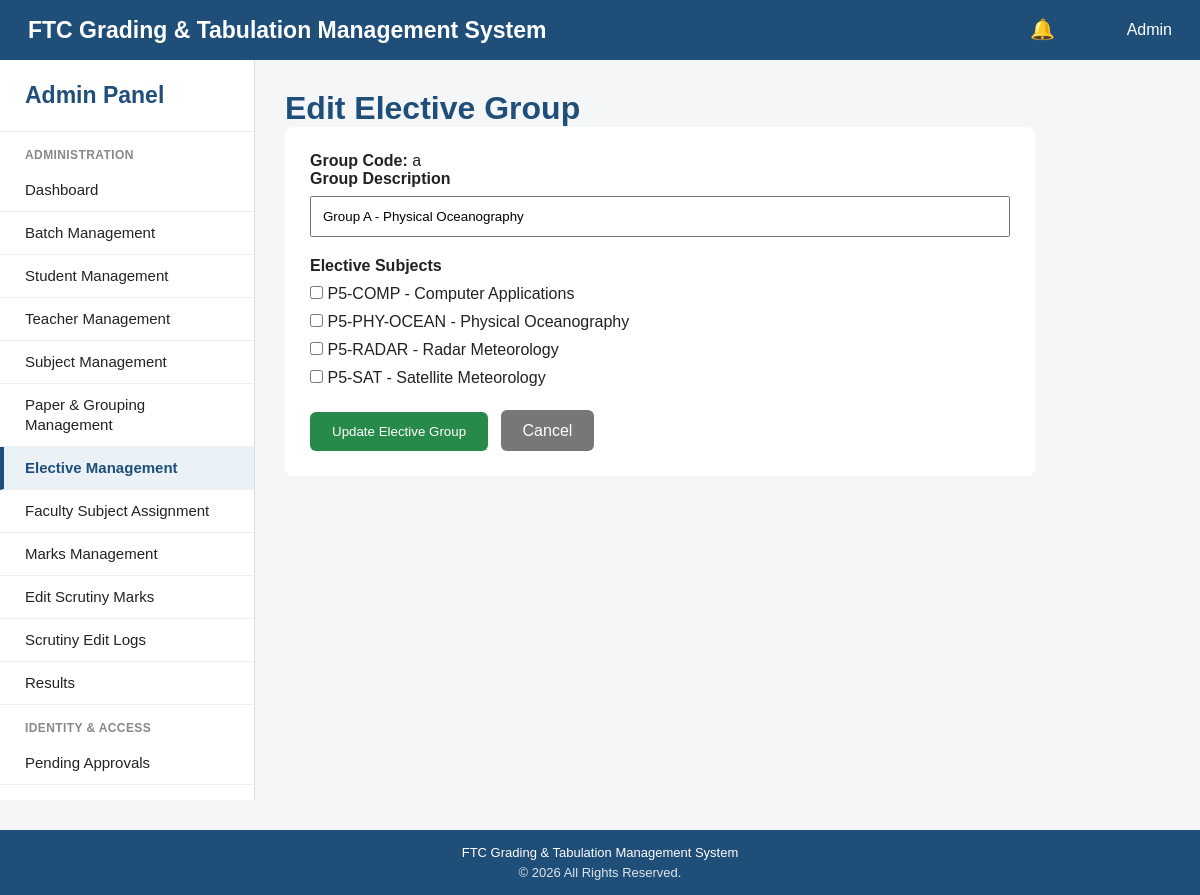
The page /admin/electives/edit.php?id=a on the database its author committed.
### tables this page shows
CREATE TABLE elective_groups (

    group_code CHAR(1) PRIMARY KEY,

    group_description VARCHAR(255) NOT NULL,

    created_at TIMESTAMP DEFAULT CURRENT_TIMESTAMP

);

CREATE TABLE subjects (

    subject_id INT AUTO_INCREMENT PRIMARY KEY,

    subject_code VARCHAR(15) NOT NULL UNIQUE,

    subject_name VARCHAR(150) NOT NULL,

    is_elective BOOLEAN DEFAULT FALSE,

    created_at TIMESTAMP DEFAULT CURRENT_TIMESTAMP

);

### admin/electives/edit.php (the view, shortened to what this page needs)
<?php
require_once "../../config/database.php";
$groupCode = $_GET["id"]
    ?? $_POST["group_code"]
    ?? "";
$stmt = $pdo->prepare("
    SELECT
        group_code,
        group_description
    FROM elective_groups
    WHERE group_code = :group_code
");
$stmt->execute([
    ":group_code" => $groupCode
]);
$group = $stmt->fetch(PDO::FETCH_ASSOC);
$stmt = $pdo->prepare("
    SELECT
        subject_id,
        subject_code,
        subject_name
    FROM subjects
    WHERE is_elective = 1
    ORDER BY subject_name
");
$stmt->execute();
$electiveSubjects = $stmt->fetchAll(PDO::FETCH_ASSOC);
$stmt = $pdo->prepare("
    SELECT subject_id
    FROM elective_subject_mapping
    WHERE group_code = :group_code
");
$stmt->execute([
    ":group_code" => $groupCode
]);
$currentSubjects = array_map(
    "intval",
    $stmt->fetchAll(PDO::FETCH_COLUMN)
);
require_once "../../includes/header.php";
?>
<div style="display:flex;flex-direction:column;min-height:100vh;">
    <?php require_once "../../includes/navbar.php"; ?>
    <div style="display:flex;flex:1;">
        <?php require_once "../../includes/sidebar.php"; ?>
        <main style="
            flex:1;
            padding:30px;
            background:#f4f6f8;
        ">
            <h1 style="color:#1f4e79;">
                Edit Elective Group
            </h1>
            <div style="
                background:white;
                padding:25px;
                border-radius:8px;
                max-width:750px;
            ">
                <form method="POST">
                    <p>
                        <strong>Group Code:</strong>
                        <?php
                        echo htmlspecialchars($groupCode);
                        ?>
                    </p>
                    <label style="font-weight:bold;">
                        Group Description
                    </label>
                    <input
                        type="text"
                        name="group_description"
                        value="<?php
                            echo htmlspecialchars(
                                $group["group_description"]
                            );
                        ?>"
                        required
                        style="
                            width:100%;
                            padding:11px;
                            margin:8px 0 20px;
                        "
                    >
                    <label style="
                        font-weight:bold;
                        display:block;
                        margin-bottom:10px;
                    ">
                        Elective Subjects
                    </label>
                    <?php foreach ($electiveSubjects as $subject): ?>
                        <label style="
                            display:block;
                            margin-bottom:10px;
                        ">
                            <input
                                type="checkbox"
                                name="subjects[]"
                                value="<?php
                                    echo $subject["subject_id"];
                                ?>"
                                <?php
                                echo in_array(
                                    (int)$subject["subject_id"],
                                    $currentSubjects,
                                    true
                                )
                                ? "checked"
                                : "";
                                ?>
                            >
                            <?php
                            echo htmlspecialchars(
                                $subject["subject_code"]
                            );
                            ?>
                            -
                            <?php
                            echo htmlspecialchars(
                                $subject["subject_name"]
                            );
                            ?>
                        </label>
                    <?php endforeach; ?>
                    <div style="margin-top:25px;">
                        <button
                            type="submit"
                            style="
                                background:#278a4b;
                                color:white;
                                border:0;
                                padding:12px 22px;
                                border-radius:6px;
                            "
                        >
                            Update Elective Group
                        </button>
                        <a
                            href="view.php?id=<?php echo urlencode($groupCode); ?>"
                            style="
                                background:#777;
                                color:white;
                                padding:12px 22px;
                                border-radius:6px;
                                text-decoration:none;
                                margin-left:8px;
                            "
                        >
                            Cancel
                        </a>
                    </div>
                </form>
            </div>
        </main>
    </div>
    <?php require_once "../../includes/footer.php"; ?>

### includes/header.php (style rules this page uses)
* { box-sizing: border-box; margin: 0; padding: 0; }
body { font-family: Arial, Helvetica, sans-serif; background-color: #f4f6f8; color: #222; min-height: 100vh; overflow-x: hidden; }
a { text-decoration: none; color: inherit; }
button, input, select, textarea { font-family: inherit; }
.page-container > div { min-width: 0; }
.page-container main { min-width: 0; overflow-x: auto; }

### rows shown on the page
elective_groups: group_description "Group A - Physical Oceanography"
subjects: subject_code "P5-COMP", subject_name "Computer Applications"
subjects: subject_code "P5-PHY-OCEAN", subject_name "Physical Oceanography"
subjects: subject_code "P5-RADAR", subject_name "Radar Meteorology"
subjects: subject_code "P5-SAT", subject_name "Satellite Meteorology"

### other values the page prints
$groupCode "a"
